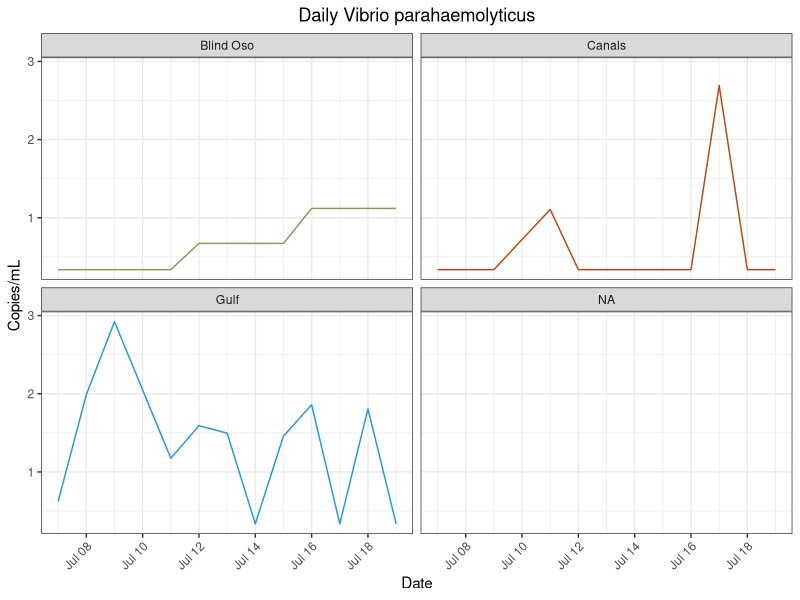
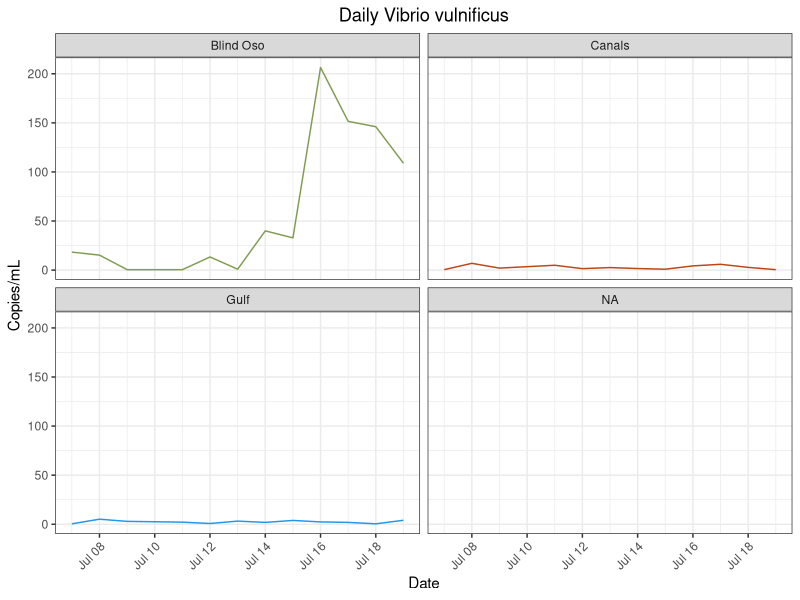
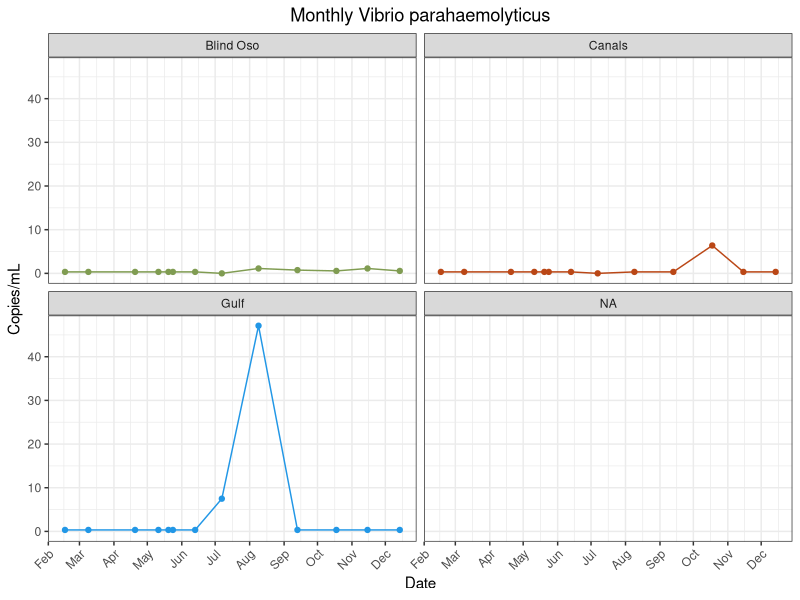
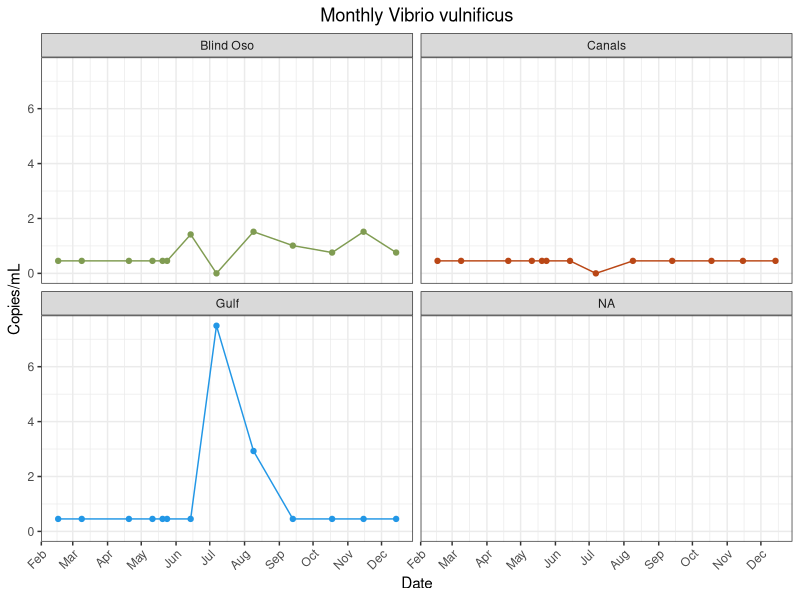

The R script that drew these images, in order:
## ---- chunk 1
library(here)
library(tidyverse)
library(lubridate)
## ---- chunk 2
vp<- read_csv(here("data", "processed_data","vp_clean_copies.csv"))
vv<- read_csv(here("data", "processed_data","vv_clean_copies_redo.csv")) #Trial two is best. Other trials exist too. 
vp_m<- read_csv(here("data", "processed_data","vp_mon_clean_copies.csv")) 
vv_m<- read_csv(here("data", "processed_data","vv_clean_copies_mon.csv"))
## ---- chunk 3
vv<- vv %>%
  mutate(site = recode(site, "BO" = "Blind Oso")) %>%
  mutate(site = recode(site, "C2" = "Canals")) %>%
  mutate(site = recode(site, "RD" = "Gulf"))

vp<- vp %>%
  mutate(site = recode(site, "BO" = "Blind Oso")) %>%
  mutate(site = recode(site, "C2" = "Canals")) %>%
  mutate(site = recode(site, "RD" = "Gulf"))
## ---- chunk 4
#Vp Mon
vp_m<- vp_m %>%
  select(!...1) 
jul_bo = data.frame(date = as.Date("2022-07-07"), copies_mL=0, site = "BO")
jul_c2 = data.frame(date = as.Date("2022-07-07"), copies_mL=0, site = "C2")
jul_rd = data.frame(date = as.Date("2022-07-07"), copies_mL=7.49310194, site = "RD")
vp_m = rbind(jul_bo, jul_c2, jul_rd, vp_m) %>%
  mutate(site = recode(site, "BO" = "Blind Oso")) %>%
  mutate(site = recode(site, "C2" = "Canals")) %>%
  mutate(site = recode(site, "RD" = "Gulf"))
                     

#Vv Mon
vv_m<- vv_m %>%
  select(!...1) 
jul_bo = data.frame(date = as.Date("2022-07-07"), copies_mL=0, site = "BO")
jul_c2 = data.frame(date = as.Date("2022-07-07"), copies_mL=0, site = "C2")
jul_rd = data.frame(date = as.Date("2022-07-07"), copies_mL=7.49310194, site = "RD")
vv_m = rbind(jul_bo, jul_c2, jul_rd, vv_m)%>%
  mutate(site = recode(site, "BO" = "Blind Oso")) %>%
  mutate(site = recode(site, "C2" = "Canals")) %>%
  mutate(site = recode(site, "RD" = "Gulf"))

## ---- chunk 5
vp %>%
  ggplot() + geom_line(
    aes(x = date,
        y = copies_mL,
        color = site))+ 
  facet_wrap(~site)  +
  labs(x = "Date",
       y = "Copies/mL",
       title = "Daily Vibrio parahaemolyticus")+
  theme_bw()+
  theme(
    plot.title = element_text(hjust = 0.5),
    axis.text.x = element_text(hjust = 1, angle = 45),
    legend.position = "none")+
  scale_color_manual(values = c("Blind Oso" = "#809C52",
                                "Canals" = "#ba4716",
                                "Gulf" = "4c848c"))
## ---- chunk 6
vv %>%
  #filter(!site %in% "Blind Oso") %>%
  ggplot() + geom_line(
    aes(x = date,
        y = copies_mL,
        color = site))+ 
  facet_wrap(~site)  +
  labs(x = "Date",
       y = "Copies/mL",
       title = "Daily Vibrio vulnificus")+
  theme_bw()+
  theme(
    plot.title = element_text(hjust = 0.5),
    axis.text.x = element_text(hjust = 1, angle = 45),
    legend.position = "none")+ 
  scale_color_manual(values = c("Blind Oso" = "#809C52",
                                "Canals" = "#ba4716",
                                "Gulf" = "4c848c"))
## ---- chunk 7
vp_m %>%
ggplot() + geom_line(
    aes(x = date,
        y = copies_mL,
        color = site))+ 
  geom_point(
     aes(x = date,
        y = copies_mL,
        color = site))+
  facet_wrap(~site)  +
  labs(x = "Date",
       y = "Copies/mL",
       title = "Monthly Vibrio parahaemolyticus")+
  theme_bw()+
  theme(
    plot.title = element_text(hjust = 0.5),
    axis.text.x = element_text(hjust = 1, angle = 45),
    legend.position = "none")+
  scale_color_manual(values = c("Blind Oso" = "#809C52",
                                "Canals" = "#ba4716",
                                "Gulf" = "4c848c"))+
  scale_x_date(date_breaks = "1 month", date_labels = "%b")
## ---- chunk 8
vv_m %>%
  filter(!site %in% c("E3", "NT")) %>%
 ggplot() + geom_line(
    aes(x = date,
        y = copies_mL,
        color = site))+ 
  geom_point(
     aes(x = date,
        y = copies_mL,
        color = site))+
  facet_wrap(~site)  +
  labs(x = "Date",
       y = "Copies/mL",
       title = "Monthly Vibrio vulnificus")+
  theme_bw()+
  theme(
    plot.title = element_text(hjust = 0.5),
    axis.text.x = element_text(hjust = 1, angle = 45),
    legend.position = "none")+
  scale_color_manual(values = c("Blind Oso" = "#809C52",
                                "Canals" = "#ba4716",
                                "Gulf" = "4c848c"))+
  scale_x_date(date_breaks = "1 month", date_labels = "%b")
